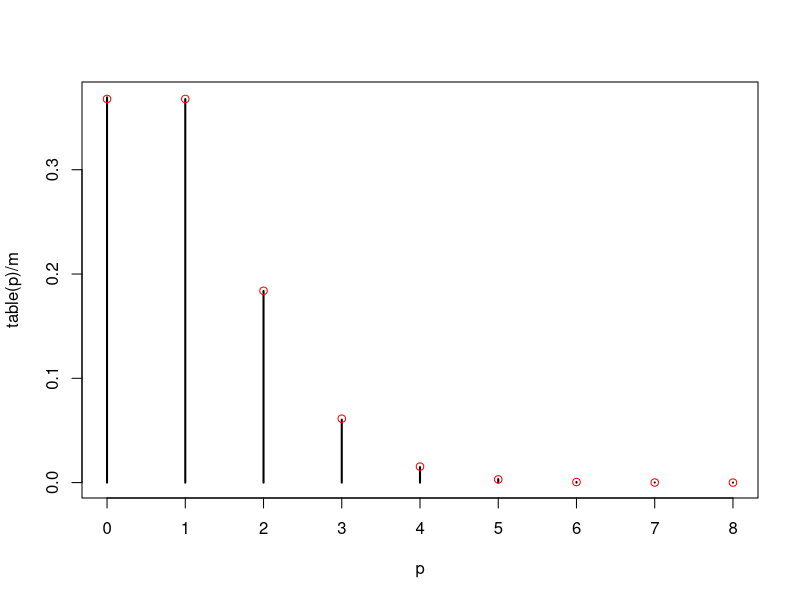

The R source for this figure:
### f simulates two shuffled decks of cards (of size n) that counts
### the number of matches. I.e. flip over the top card of each deck
### and count if both cards are the same. Do this for all cards in the deck.
### The result is a draw from a Poisson(1)
f = function(n){
    x = sample(n)
    y = sample(n)
    return (sum(x == y))
#   if (sum(x == y) == 0)
#       return (0)
#   return (1)
    }

n = 20
m = 100000
p = double(m)

for (i in 1:m)
    p[i] = f(n)

plot(table(p)/m, type='h')
xx = seq(0, max(p), by = 1)
points(xx, dpois(xx, 1), col = 'red')

table(p)/m - dpois(xx, 1)

c(mean(p), 1-exp(-1))

1 - (1^0) * exp(-0) / (gamma(0+1))
exp(0)

1 - (1^0) * exp(-1) / gamma(0+1)
1-exp(-1)

mean(p)*(1-mean(p))
